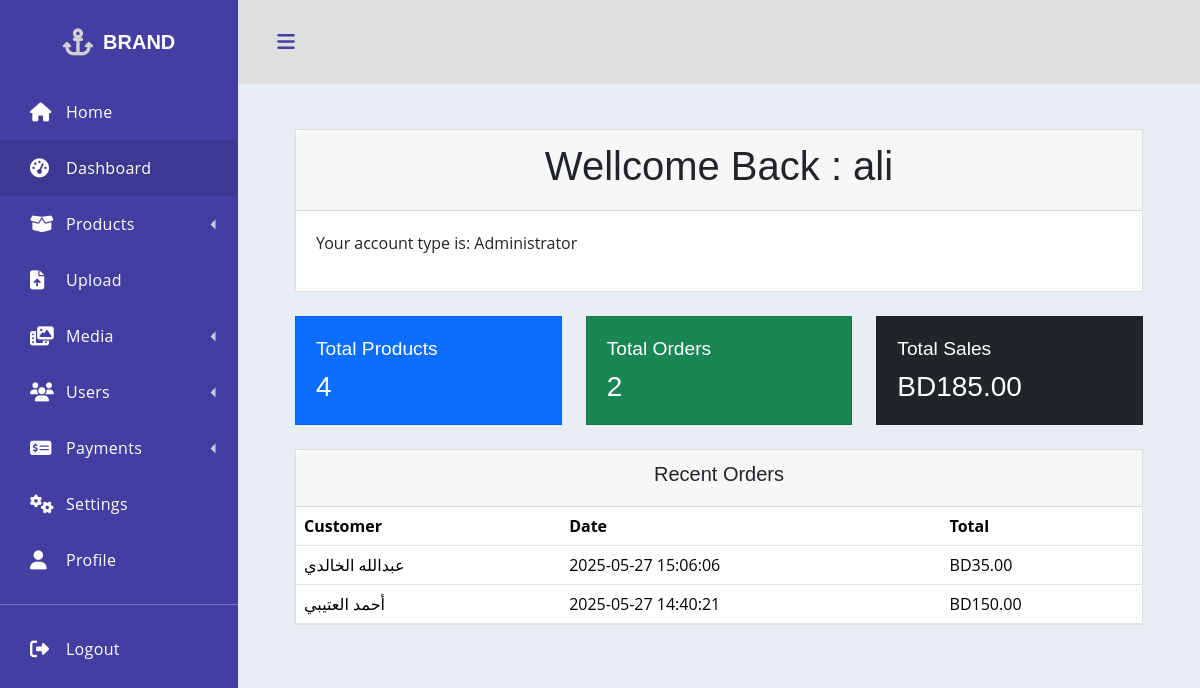
The app's page /admin/dashboard/index.php (signed in) with its own data.
### tables this page shows
CREATE TABLE `orders` (
  `order_id` int(11) NOT NULL,
  `customer_name` varchar(100) DEFAULT NULL,
  `customer_email` varchar(100) DEFAULT NULL,
  `order_date` timestamp NOT NULL DEFAULT current_timestamp(),
  `status` enum('جديد','قيد التجهيز','مكتمل','ملغي') DEFAULT 'جديد',
  `customer_phone` varchar(20) DEFAULT NULL,
  `gender` enum('ذكر','أنثى') DEFAULT NULL
);

### admin/dashboard/index.php (the view, shortened to what this page needs)
<?php
$servername = "localhost";
$username = "root";
$password = "";
$dbname = "brids_db";
$conn = new mysqli($servername, $username, $password, $dbname);
$admin_name = isset($_SESSION['admin_name']) ? $_SESSION['admin_name'] : 'AdminUser';
$product_count_result = $conn->query("SELECT COUNT(*) as total FROM products");
$product_count = $product_count_result ? $product_count_result->fetch_assoc()['total'] : 0;
$order_count_result = $conn->query("SELECT COUNT(*) as total FROM orders");
$order_count = $order_count_result ? $order_count_result->fetch_assoc()['total'] : 0;
$sales_total_result = $conn->query("SELECT SUM(quantity * price) as total FROM order_items");
$sales_total = $sales_total_result ? $sales_total_result->fetch_assoc()['total'] : 0;
$recent_orders = $conn->query("
    SELECT o.order_id, o.customer_name, o.order_date, IFNULL(SUM(oi.price * oi.quantity), 0) AS total_price
    FROM orders o
    LEFT JOIN order_items oi ON o.order_id = oi.fk_order_id
    GROUP BY o.order_id
    ORDER BY o.order_date DESC
    LIMIT 5
");
?>
<head>
<link href="https://cdn.jsdelivr.net/npm/bootstrap@5.3.3/dist/css/bootstrap.min.css" rel="stylesheet">
<link rel="stylesheet" href="https://cdnjs.cloudflare.com/ajax/libs/font-awesome/6.5.0/css/all.min.css">
</head>
<body>
<div class='dashboard'>
  <div class="dashboard-nav">
    <header>
      <a href="#" class="brand-logo"><i class="fas fa-anchor"></i> <span>BRAND</span></a>
    </header>
    <nav class="dashboard-nav-list">
      <a href="#" class="dashboard-nav-item"><i class="fas fa-home"></i> Home</a>
      <a href="#" class="dashboard-nav-item active"><i class="fas fa-tachometer-alt"></i> Dashboard</a>
      <div class='dashboard-nav-dropdown'>
        <a href="#!" class="dashboard-nav-item dashboard-nav-dropdown-toggle"><i class="fa-solid fa-box-open"></i> Products</a>
      </div>
      <a href="#" class="dashboard-nav-item"><i class="fas fa-file-upload"></i> Upload</a>
      <div class='dashboard-nav-dropdown'>
        <a href="#!" class="dashboard-nav-item dashboard-nav-dropdown-toggle"><i class="fas fa-photo-video"></i> Media</a>
      </div>
      <div class='dashboard-nav-dropdown'>
        <a href="#!" class="dashboard-nav-item dashboard-nav-dropdown-toggle"><i class="fas fa-users"></i> Users</a>
      </div>
      <div class='dashboard-nav-dropdown'>
        <a href="#!" class="dashboard-nav-item dashboard-nav-dropdown-toggle"><i class="fas fa-money-check-alt"></i> Payments</a>
      </div>
      <a href="#" class="dashboard-nav-item"><i class="fas fa-cogs"></i> Settings</a>
      <a href="#" class="dashboard-nav-item"><i class="fas fa-user"></i> Profile</a>
      <div class="nav-item-divider"></div>
      <a  href="logout.php" class="dashboard-nav-item"><i class="fas fa-sign-out-alt"></i> Logout</a>
    </nav>
  </div>
  <div class='dashboard-app'>
    <header class='dashboard-toolbar'><a href="#!" class="menu-toggle"><i class="fas fa-bars"></i></a></header>
    <div class='dashboard-content'>
      <div class='container'>
        <div class='card mb-4'>
          <div class='card-header'>
    <h1>Wellcome Back : <?php echo htmlspecialchars($admin_name); ?> </h1>
          </div>
          <div class='card-body'>
            <p>Your account type is: Administrator</p>
          </div>
        </div>
        <div class="row mb-4">
          <div class="col-md-4">
            <div class="card text-white bg-primary">
              <div class="card-body">
                <h5>Total Products</h5>
                <h3><?= $product_count ?></h3>
              </div>
            </div>
          </div>
          <div class="col-md-4">
            <div class="card text-white bg-success">
              <div class="card-body">
                <h5>Total Orders</h5>
                <h3><?= $order_count ?></h3>
              </div>
            </div>
          </div>
          <div class="col-md-4">
            <div class="card text-white bg-dark">
              <div class="card-body">
                <h5>Total Sales</h5>
                <h3>BD<?= number_format($sales_total ?? 0, 2) ?></h3>
              </div>
            </div>
          </div>
        </div>
        <div class='card'>
          <div class='card-header'>
            <h5>Recent Orders</h5>
          </div>
          <div class='card-body p-0'>
            <table class="table mb-0">
              <thead>
                <tr>
                  <th>Customer</th>
                  <th>Date</th>
                  <th>Total</th>
                </tr>
              </thead>
              <tbody>
                <?php while($row = $recent_orders->fetch_assoc()): ?>
                  <tr>
                    <td><?= $row['customer_name'] ?></td>
                    <td><?= $row['order_date'] ?></td>
                    <td>BD<?= number_format($row['total_price'], 2) ?></td>
                  </tr>
                <?php endwhile; ?>
              </tbody>
            </table>
          </div>
        </div>
      </div>
    </div>
  </div>
</div>
</body>
</html>
</body>

### records on screen
orders: customer_name "عبدالله الخالدي", order_date "2025-05-27 15:06:06", total_price "35.00"
orders: customer_name "أحمد العتيبي", order_date "2025-05-27 14:40:21", total_price "150.00"

### other values on screen
$admin_name "ali"
$product_count "4"
$order_count "2"
$sales_total "185.00"
